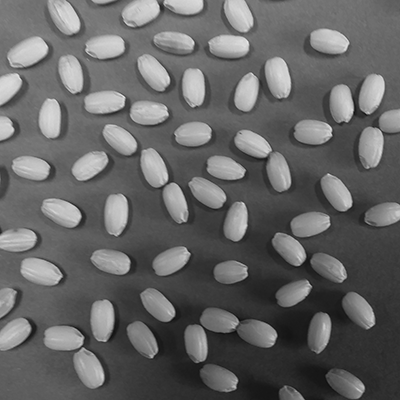
%> input picture rice02.tif, 400 x 400 px
$ octave final0_16.m   (GNU Octave 9; MATLAB toolbox functions it lacks are replaced by stand-ins)
%> lines starting %> are read from the running program, lines starting %| are printed output that depends on the picture
close all
clear all

F = double(imread('rice02.tif'));
%> F: size 400x400 double; min 11, max 236, mean 101.1; mean of the top-left, top-right, bottom-left and bottom-right quarters 128.4, 111.5, 96, 68.6

[sz1, sz2] = size(F);
%> sz1 = 400; sz2 = 400
x_axis = [0:255];

y = hist(F,x_axis);
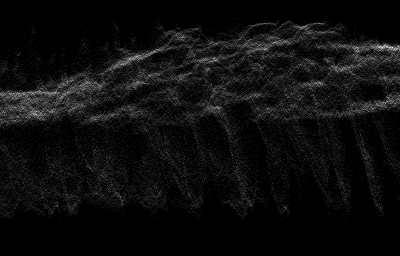
%> y: size 256x400 double; min 0, max 30, mean 1.6; drawn with min black and max white
z = sum(y');
%> z = 256 values, max 1842 at index 94, min 0 at index 1, mean 625

colormap gray(256)
image(F)
figure, bar(x_axis,z)
%> after `bar(x_axis,z)`:
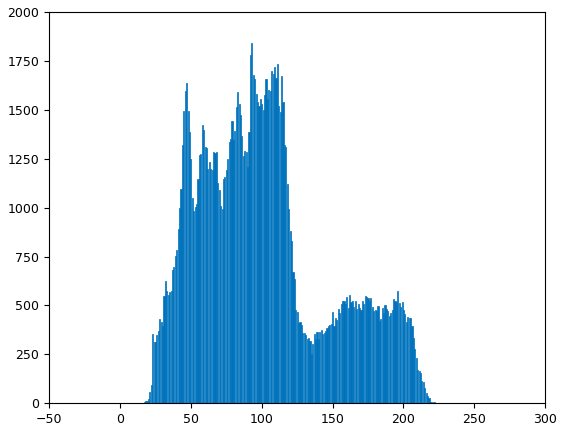
%> figure redrawn from the program's plot data; tallest bar 1842 high, from x = 92.6 to 93.4

Th1 = 0;
Th2 = 135;
C = F;

for i = 1:sz1
    for j = 1:sz2
        if(Th1 <= F(i,j) && F(i,j) <= Th2)
            C(i,j) = 0;
        end
    end
end
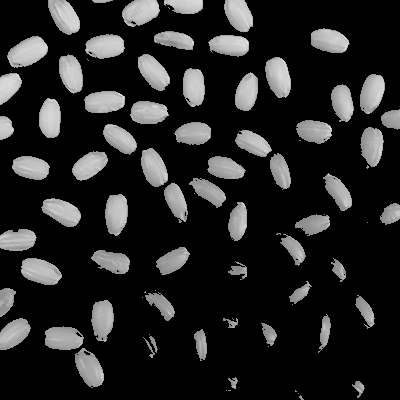
%> C: size 400x400 double; min 0, max 236, mean 37.8

figure, colormap gray(256), image(C)

$ run again, with Boy02.tif copied over rice02.tif
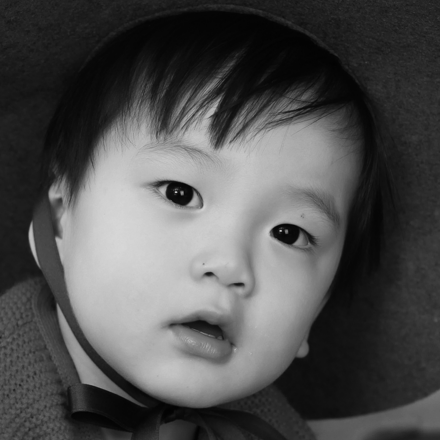
%> input picture Boy02.tif, 440 x 440 px
%> `y = hist(F,x_axis);`:
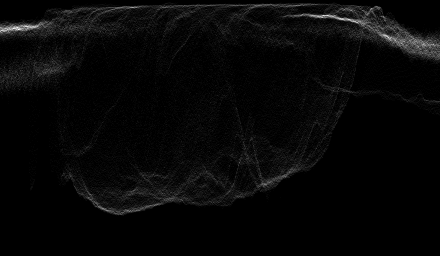
%> y: size 256x440 double; min 0, max 59, mean 1.7; drawn with min black and max white
%> z = 256 values, max 3521 at index 29, min 0 at index 1, mean 756.2
%> after the loop `for i = 1:sz1`:
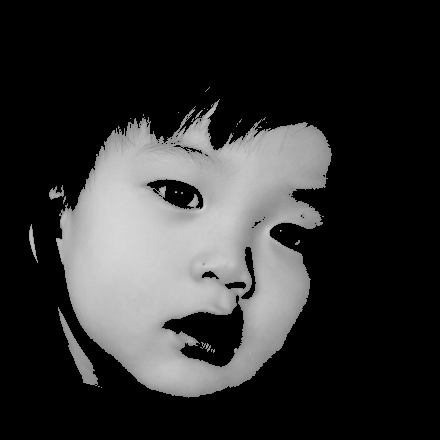
%> C: size 440x440 double; min 0, max 215, mean 48.5
